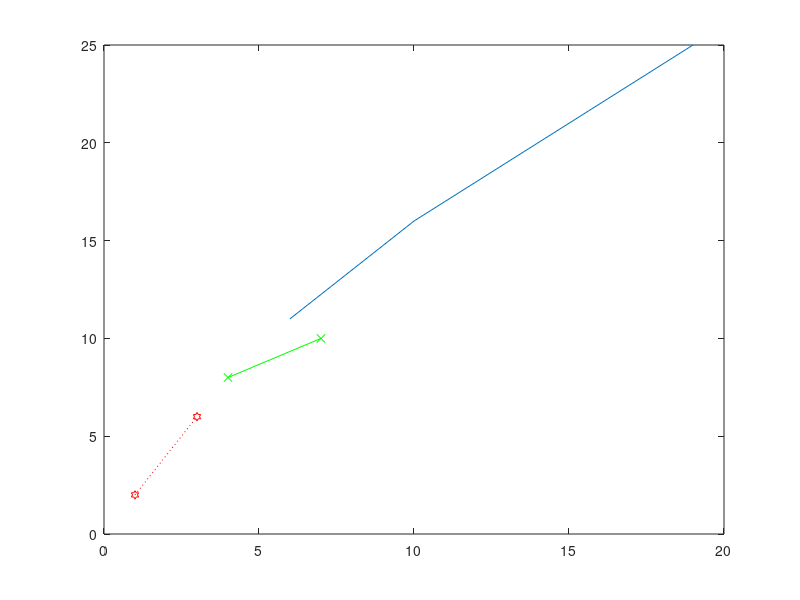

Source code (MATLAB):
close all
clear
clc

x = [1 3];
y = [2 6];
%plot(x,y) gives us a basic (blue) line 
%default:
% b     blue          .     point              -     solid

plot(x,y,'rh:'); %red hexaram dotted-line

hold on
x2 = [4 7];
y2 = [8 10];
plot(x2,y2, 'gx-'); %green x-mark solid-line

%figure %clears current plot and formatting


x3 = [6 10 19];
y3 = [11 16 25];

plot(x3,y3) %blue point solid-line